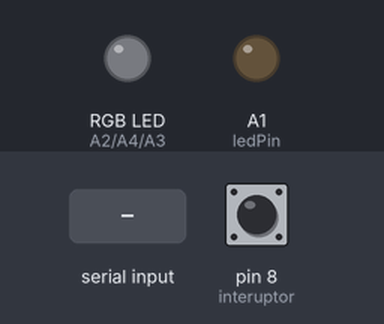
The sketch below on a simulated Arduino Uno, built with avr-gcc and run on an emulated ATmega328P. On the bench: an RGB LED mixed from three pins (HIGH = lit), output pins drawn as LEDs (lit = HIGH). Dashed ring = blinking. The inputs (shaded band) are chosen by the test bench; at power-on: pin 8 (interuptor) LOW.

Above: at 1.2 s.
1.3 s: pin 8 (interuptor) pulled HIGH for 3.2 s
At 1.7 s:
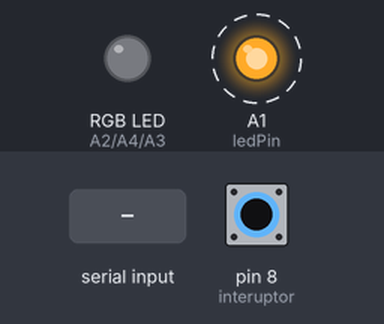
6.3 s: "X" received over Serial
At 6.8 s:
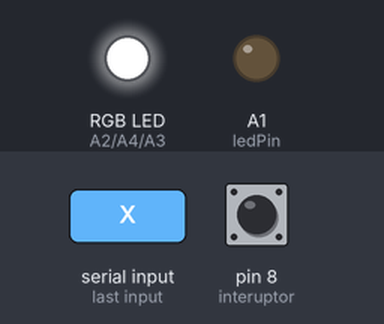
7.8 s: pin 8 (interuptor) pulled HIGH for 0.15 s
At 8.2 s:
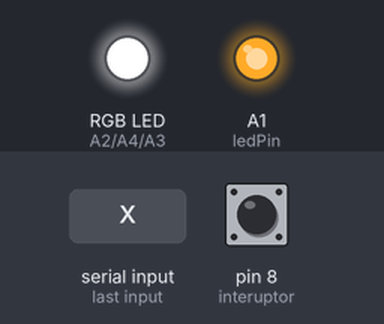
Timing chart, 0 to 10.8 s (numbered marks = the images above; inputs shaded):
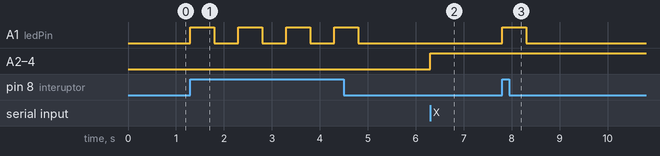

Measured:
- after the input at 1.3 s, A1 (ledPin): alternates HIGH for 0.50 s and LOW for 0.50 s, 8 changes in all, then stays LOW, starting at once
- after the input at 6.3 s, A2 (redPin), A3 (bluePin), A4 (greenPin): LOW → HIGH at once
- after the input at 7.8 s, A1 (ledPin): LOW → HIGH at once, → LOW 0.50 s later

The sketch:

Led-Bluetooth.ino
```cpp
#include <AFMotor.h>

const int ledPin = A1;     // Pino do LED
const int interuptor = 8;  // Pino do botão
int estadoBotao = 0;       // Variável para armazenar o estado do botão

// Define os pinos dos LEDs RGB
const int redPin = A2;    // Pino do vermelho (red)
const int bluePin = A3;   // Pino do azul (blue)
const int greenPin = A4;  // Pino do verde (green)

bool farolLigado = false;  // Variável para controlar o estado do farol (ligado/desligado)

char command;  // Variável para armazenar o comando recebido via Bluetooth

void setup() {
  Serial.begin(9600);  // Inicializa a comunicação serial com taxa de 9600 bauds

  pinMode(ledPin, OUTPUT);     // Define o LED como saída
  pinMode(interuptor, INPUT);  // Define o botão como entrada

  // Configuração do Led
  pinMode(redPin, OUTPUT);    // Configura o pino do vermelho como saída
  pinMode(bluePin, OUTPUT);   // Configura o pino do azul como saída
  pinMode(greenPin, OUTPUT);  // Configura o pino do verde como saída
}

void ligarFarol() {
  analogWrite(redPin, 255);    // Vermelho no máximo
  analogWrite(greenPin, 255);  // Verde no máximo
  analogWrite(bluePin, 255);   // Azul no máximo
}

void desligarFarol() {
  analogWrite(redPin, 0);    // Vermelho no máximo
  analogWrite(greenPin, 0);  // Verde no máximo
  analogWrite(bluePin, 0);   // Azul no máximo
}


void freioLigado() {
  digitalWrite(ledPin, HIGH);  // Acende o LED se o botão for pressionado
}

void freioDesligado() {
  digitalWrite(ledPin, LOW);  // Acende o LED se o botão for pressionado
}

void modoAutomatico() {
  int x = 0;
  while (x < 70) {

    estadoBotao = digitalRead(interuptor);  // Atualiza o estado do botão

    if (estadoBotao != 0) {
      freioLigado();
      delay(500);
      freioDesligado();
      delay(500);
      x++;
    }else{
      return;
    }
  }
}

void modoBluetooth() {
  freioDesligado();
  if (Serial.available() > 0) {
    command = Serial.read();  // Lê o comando recebido


    // Executa o comando recebido
    switch (command) {
      case 'X':                      // Liga/desliga o farol (comando personalizado)
        farolLigado = !farolLigado;  // Alterna o estado do farol
        if (farolLigado) {
          ligarFarol();  // Liga o farol
        } else {
          desligarFarol();  // Desliga o farol
        }
        break;
    }
  }
}

void loop() {
  estadoBotao = digitalRead(interuptor);  // Lê o estado do botão

  if (estadoBotao == 0) {
    modoBluetooth();
  } else {
    modoAutomatico();
  }
}
```
